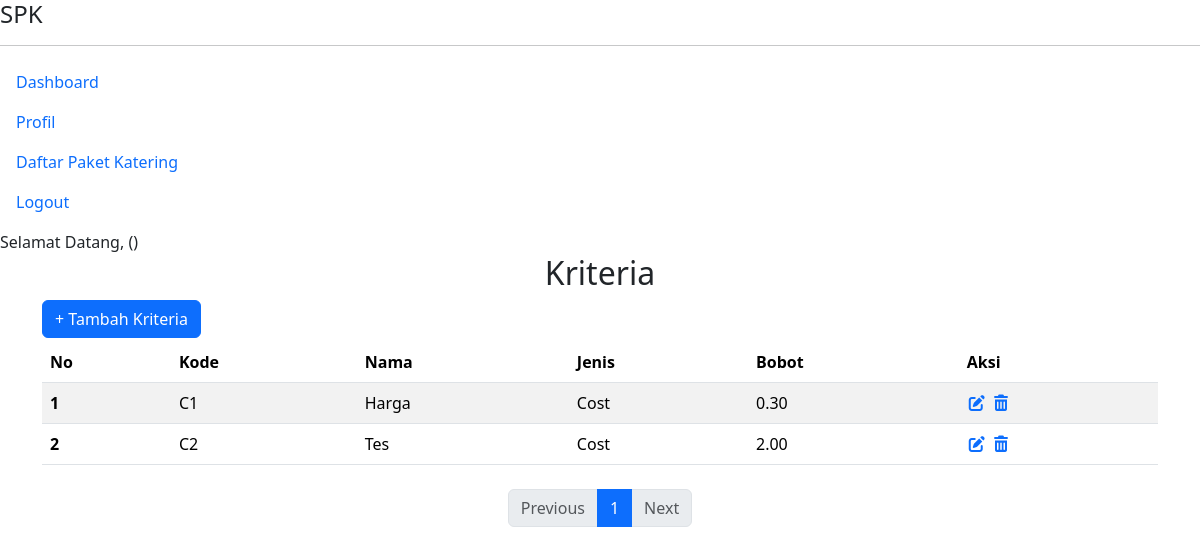
The page /pages/kriteria/kriteria.php on the database its author committed.
### tables this page shows
CREATE TABLE `kriteria` (
  `id_kriteria` int(11) NOT NULL,
  `kode_kriteria` varchar(10) NOT NULL,
  `nama_kriteria` varchar(50) NOT NULL,
  `jenis_kriteria` enum('Benefit','Cost') DEFAULT NULL,
  `bobot` decimal(4,2) DEFAULT NULL
);

### pages/kriteria/kriteria.php (the view, shortened to what this page needs)
<?php
require_once __DIR__ . '/../../pages/layouts/header.php';
require_once __DIR__ . '/../../koneksi.php';
$limit = 10;
$page_no = isset($_GET['page_no']) ? (int) $_GET['page_no'] : 1;
$offset = ($page_no - 1) * $limit;
$getDataKriteria = mysqli_query(
    $koneksi,
    'SELECT * FROM kriteria
    LIMIT ' . $limit . ' OFFSET ' . $offset . ''
);
$totalDataResult = mysqli_query(
    $koneksi,
    "SELECT COUNT(*) as total FROM kriteria"
);
$dataTotal = mysqli_fetch_assoc($totalDataResult);
$totalData = $dataTotal['total'];
$totalPages = ceil($totalData / $limit);
$no = $offset + 1;
?>
<section>
    <div class="content">
        <h2 class="content-title text-center">Kriteria</h2>
        <div class="container" style="margin-bottom: -20px;">
            <a href="index.php?page=tambah_kriteria" class="btn btn-primary">+ Tambah Kriteria</a>
        </div>
        <div class="container mt-4 table-responsive" style="max-height: 700px; overflow-y: auto;">
            <table class="table table-striped table-hover" style="max-height:300px;">
                <thead>
                    <tr>
                        <th scope="col">No</th>
                        <th scope="col">Kode</th>
                        <th scope="col">Nama</th>
                        <th scope="col">Jenis</th>
                        <th scope="col">Bobot</th>
                        <th scope="col">Aksi</th>
                    </tr>
                </thead>
                <tbody>
                    <?php foreach ($getDataKriteria as $row): ?>
                        <tr>
                            <th scope="row"><?= $no++ ?></th>
                            <td><?= $row['kode_kriteria'] ?></td>
                            <td><?= $row['nama_kriteria'] ?></td>
                            <td><?= $row['jenis_kriteria'] ?></td>
                            <td><?= $row['bobot'] ?></td>
                            <td>
                                <a href="index.php?page=edit_kriteria&id_kriteria=<?= $row['id_kriteria'] ?>"><i
                                        class="fa-solid fa-pen-to-square"></i></a>
                                <a href="javascript:void(0)"
                                    onclick="konfirmasiDelete('index.php?page=hapus_kriteria&id_kriteria=<?= $row['id_kriteria'] ?>')">
                                    <i class="fa-solid fa-trash-can"></i></a>
                            </td>
                        </tr>
                    <?php endforeach ?>
                </tbody>
            </table>
            <nav aria-label="Page navigation">
                <ul class="pagination justify-content-center mt-4">
                    <li class="page-item <?= ($page_no <= 1) ? 'disabled' : '' ?>">
                        <a class="page-link" href="?page=item_penilaian&page_no=<?= $page_no - 1 ?>">Previous</a>
                    </li>
                    <?php for ($i = 1; $i <= $totalPages; $i++): ?>
                        <li class="page-item <?= ($i == $page_no) ? 'active' : '' ?>">
                            <a class="page-link" href="?page=item_penilaian&page_no=<?= $i ?>"><?= $i ?></a>
                        </li>
                    <?php endfor; ?>
                    <li class="page-item <?= ($page_no >= $totalPages) ? 'disabled' : '' ?>">
                        <a class="page-link" href="?page=item_penilaian&page_no=<?= $page_no + 1 ?>">Next</a>
                    </li>
                </ul>
            </nav>
        </div>
    </div>
</section>
<?php
require_once __DIR__ . '/../../pages/layouts/footer.php';
?>

### rows shown on the page
kriteria: kode_kriteria "C1", nama_kriteria "Harga", jenis_kriteria "Cost", bobot "0.30"
kriteria: kode_kriteria "C2", nama_kriteria "Tes", jenis_kriteria "Cost", bobot "2.00"
